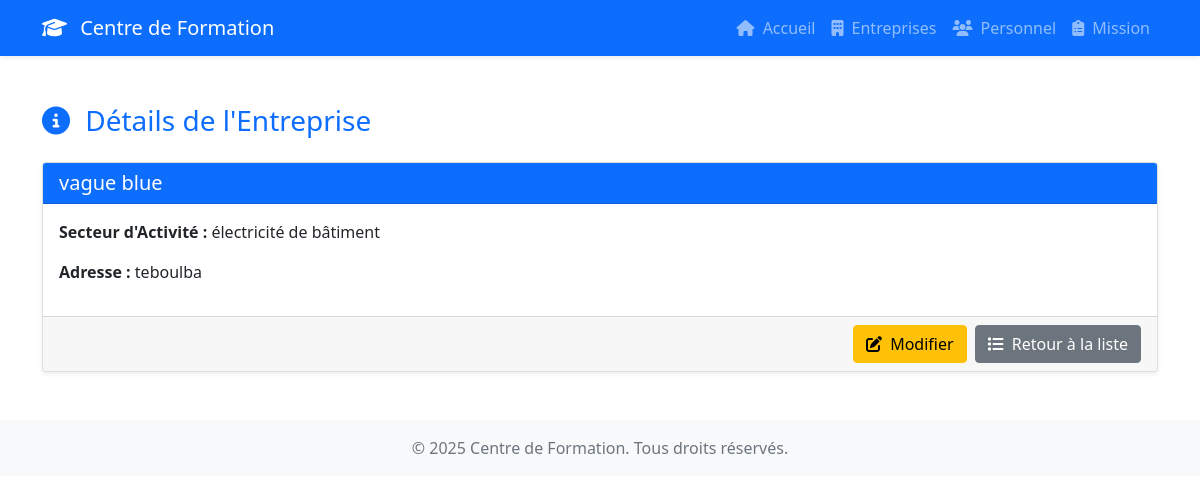
The page /entreprise/2/ on the database its author committed.
### entreprise/models.py (models this page shows, shortened)
class Entreprise(models.Model):
    nom = models.CharField(max_length=100)
    adresse = models.CharField(max_length=255)
    secteur_activite = models.CharField(max_length=100)

### entreprise/views.py (the view)
# urls.py: path('<int:pk>/', views.EntrepriseDetailView.as_view(),
class EntrepriseDetailView(DetailView):
    model = Entreprise
    template_name = 'entreprise/entreprise_detail.html'

### entreprise/templates/entreprise/entreprise_detail.html (shortened to what this page needs)
{% extends 'base.html' %}  {% block content %}
  <h1 class="h3 text-primary"><i class="fas fa-info-circle me-2"></i> Détails de l'Entreprise</h1>
  <div class="card shadow-sm mt-4">
    <div class="card-header bg-primary text-white">
      <h5 class="mb-0">{{ entreprise.nom }}</h5>
    </div>
    <div class="card-body">
      <p>
        <strong>Secteur d'Activité :</strong> {{ entreprise.secteur_activite }}
      </p>
      <p>
        <strong>Adresse :</strong> {{ entreprise.adresse }}
      </p>
    </div>
    <div class="card-footer d-flex justify-content-end">
      <a href="{% url 'entreprise:modifier_entreprise' entreprise.pk %}" class="btn btn-warning me-2"><i class="fas fa-edit me-1"></i> Modifier</a>
      <a href="{% url 'entreprise:liste_entreprises' %}" class="btn btn-secondary"><i class="fas fa-list me-1"></i> Retour à la liste</a>
    </div>
  </div>
{% endblock %}

### rows shown on the page
Entreprise: nom "vague blue", secteur_activite "électricité de bâtiment", adresse "teboulba"
